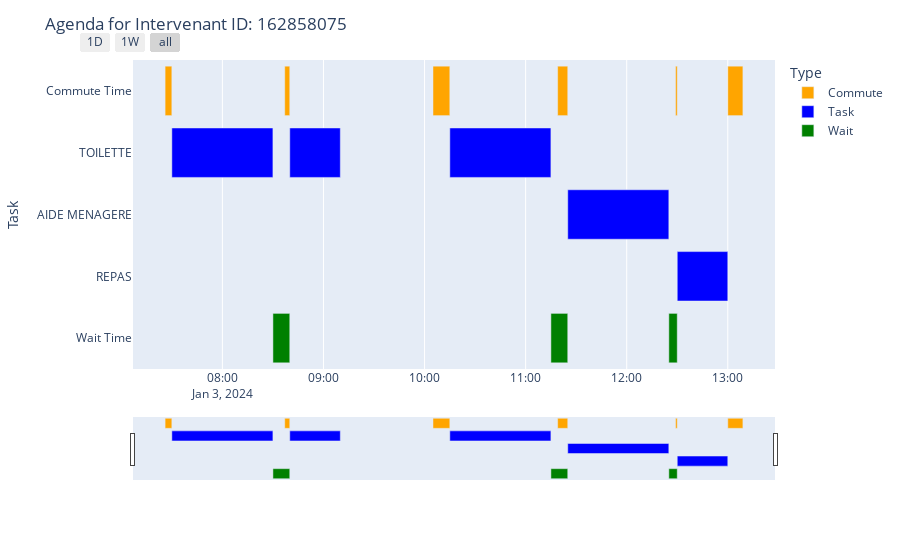
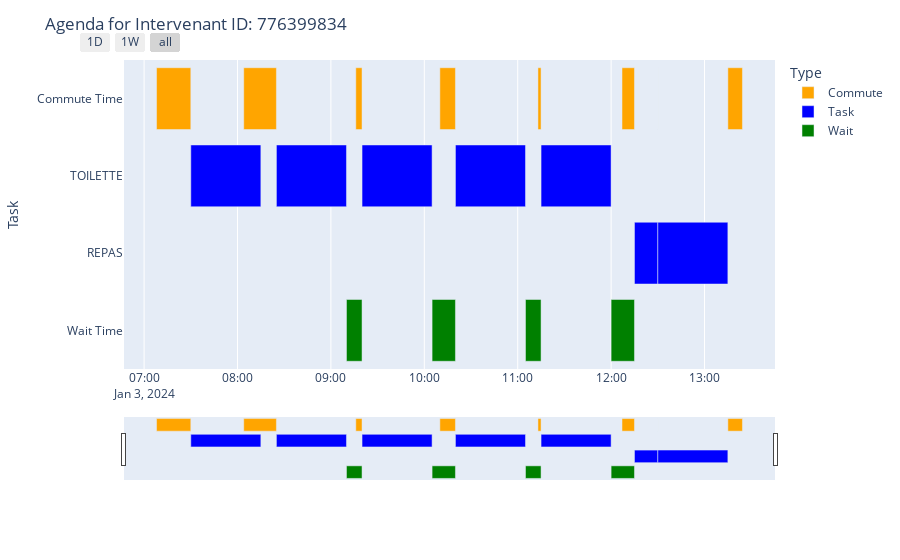
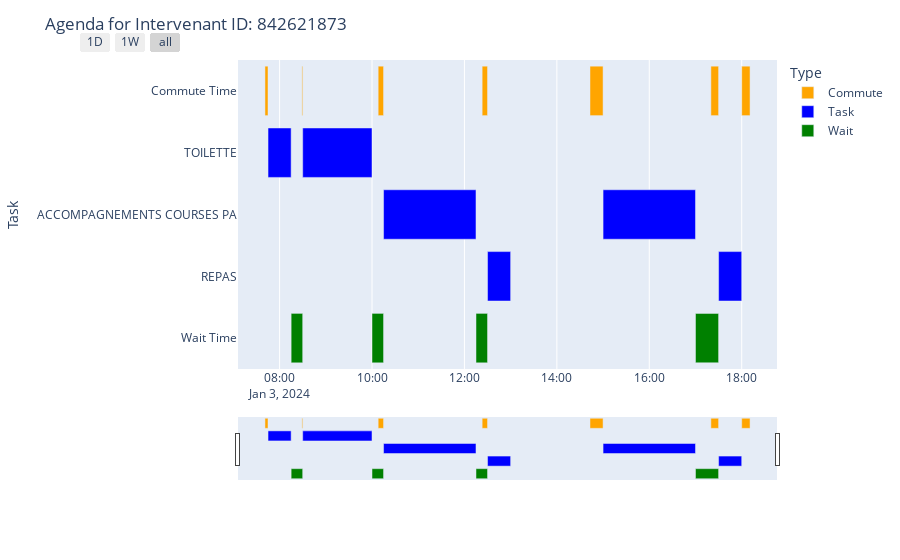
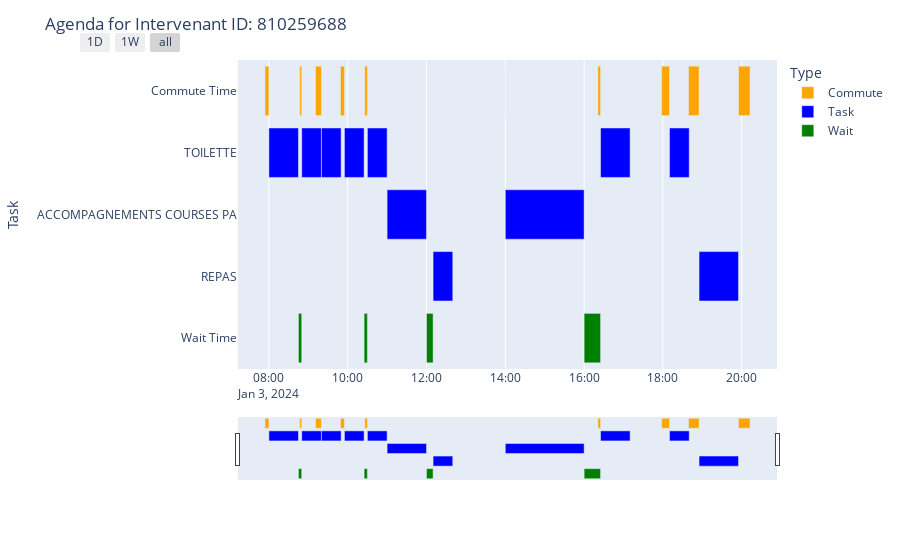

Notebook code cell kept with these figures, in order:
### Code cell
all_intervenant_agendas = []

for intervenant_id in jan24_df["ID Intervenant"].unique():
    intervenant_agenda_commute = plot_agenda(
        intervenant_id, jan24_df, commute_data_df
    )
    all_intervenant_agendas.append(intervenant_agenda_commute)

df_agendas = pd.concat(all_intervenant_agendas)

### Figure 1 — Plotly figure (JSON) as saved in the notebook; plotly's stock layout.template omitted (floating-point values rounded to 4 significant figures)
{"data": [{"alignmentgroup": "True", "base": ["2024-01-03T07:26:00-03:00", "2024-01-03T08:37:00-03:00", "2024-01-03T10:05:00-03:00", "2024-01-03T11:19:00-03:00", "2024-01-03T12:29:00-03:00", "2024-01-03T13:00:00-03:00"], "customdata": [["522099746", 0, 4], ["803656603", 7, 3], ["88588548", 0, 10], ["658187452", 4, 6], ["243033408", 4, 1], ["Home", 0, 8.967]], "hovertemplate": "Type=Commute<br>Start=%{base}<br>Finish=%{x}<br>Task=%{y}<br>ID Client=%{customdata[0]}<br>Wait Time=%{customdata[1]}<br>Commute Time=%{customdata[2]}<extra></extra>", "legendgroup": "Commute", "marker": {"color": "orange", "pattern": {"shape": ""}}, "name": "Commute", "offsetgroup": "Commute", "orientation": "h", "showlegend": true, "textposition": "auto", "type": "bar", "x": [240000, 180000, 600000, 360000, 60000, 538000], "xaxis": "x", "y": ["Commute Time", "Commute Time", "Commute Time", "Commute Time", "Commute Time", "Commute Time"], "yaxis": "y"}, {"alignmentgroup": "True", "base": ["2024-01-03T07:30:00-03:00", "2024-01-03T08:40:00-03:00", "2024-01-03T10:15:00-03:00", "2024-01-03T11:25:00-03:00", "2024-01-03T12:30:00-03:00"], "customdata": [["522099746", 0, 4], ["803656603", 7, 3], ["88588548", 0, 10], ["658187452", 4, 6], ["243033408", 4, 1]], "hovertemplate": "Type=Task<br>Start=%{base}<br>Finish=%{x}<br>Task=%{y}<br>ID Client=%{customdata[0]}<br>Wait Time=%{customdata[1]}<br>Commute Time=%{customdata[2]}<extra></extra>", "legendgroup": "Task", "marker": {"color": "blue", "pattern": {"shape": ""}}, "name": "Task", "offsetgroup": "Task", "orientation": "h", "showlegend": true, "textposition": "auto", "type": "bar", "x": [3600000, 1800000, 3600000, 3600000, 1800000], "xaxis": "x", "y": ["TOILETTE", "TOILETTE", "TOILETTE", "AIDE MENAGERE", "REPAS"], "yaxis": "y"}, {"alignmentgroup": "True", "base": ["2024-01-03T08:30:00-03:00", "2024-01-03T11:15:00-03:00", "2024-01-03T12:25:00-03:00"], "customdata": [["803656603", 7, 3], ["658187452", 4, 6], ["243033408", 4, 1]], "hovertemplate": "Type=Wait<br>Start=%{base}<br>Finish=%{x}<br>Task=%{y}<br>ID Client=%{customdata[0]}<br>Wait Time=%{customdata[1]}<br>Commute Time=%{customdata[2]}<extra></extra>", "legendgroup": "Wait", "marker": {"color": "green", "pattern": {"shape": ""}}, "name": "Wait", "offsetgroup": "Wait", "orientation": "h", "showlegend": true, "textposition": "auto", "type": "bar", "x": [600000, 600000, 300000], "xaxis": "x", "y": ["Wait Time", "Wait Time", "Wait Time"], "yaxis": "y"}], "layout": {"barmode": "overlay", "legend": {"title": {"text": "Type"}, "tracegroupgap": 0}, "margin": {"t": 60}, "title": {"text": "Agenda for Intervenant ID: 162858075"}, "xaxis": {"anchor": "y", "domain": [0, 1], "rangeselector": {"buttons": [{"count": 1, "label": "1D", "step": "day", "stepmode": "backward"}, {"count": 7, "label": "1W", "step": "day", "stepmode": "backward"}, {"step": "all"}]}, "rangeslider": {"visible": true}, "type": "date"}, "yaxis": {"anchor": "x", "autorange": "reversed", "domain": [0, 1], "title": {"text": "Task"}}}}

### Figure 2 — Plotly figure (JSON) as saved in the notebook; plotly's stock layout.template omitted (floating-point values rounded to 4 significant figures)
{"data": [{"alignmentgroup": "True", "base": ["2024-01-03T07:08:00-03:00", "2024-01-03T08:04:00-03:00", "2024-01-03T09:16:00-03:00", "2024-01-03T10:10:00-03:00", "2024-01-03T11:13:00-03:00", "2024-01-03T12:07:00-03:00", "2024-01-03T12:30:00-03:00", "2024-01-03T13:15:00-03:00"], "customdata": [["87852633", 0, 22], ["192451998", -11, 21], ["530138806", 6, 4], ["658302934", 5, 10], ["522610892", 8, 2], ["559277088", 7, 8], ["559475456", 0, 0], ["Home", 0, 9.367]], "hovertemplate": "Type=Commute<br>Start=%{base}<br>Finish=%{x}<br>Task=%{y}<br>ID Client=%{customdata[0]}<br>Wait Time=%{customdata[1]}<br>Commute Time=%{customdata[2]}<extra></extra>", "legendgroup": "Commute", "marker": {"color": "orange", "pattern": {"shape": ""}}, "name": "Commute", "offsetgroup": "Commute", "orientation": "h", "showlegend": true, "textposition": "auto", "type": "bar", "x": [1320000, 1260000, 240000, 600000, 120000, 480000, 0, 562000], "xaxis": "x", "y": ["Commute Time", "Commute Time", "Commute Time", "Commute Time", "Commute Time", "Commute Time", "Commute Time", "Commute Time"], "yaxis": "y"}, {"alignmentgroup": "True", "base": ["2024-01-03T07:30:00-03:00", "2024-01-03T08:25:00-03:00", "2024-01-03T09:20:00-03:00", "2024-01-03T10:20:00-03:00", "2024-01-03T11:15:00-03:00", "2024-01-03T12:15:00-03:00", "2024-01-03T12:30:00-03:00"], "customdata": [["87852633", 0, 22], ["192451998", -11, 21], ["530138806", 6, 4], ["658302934", 5, 10], ["522610892", 8, 2], ["559277088", 7, 8], ["559475456", 0, 0]], "hovertemplate": "Type=Task<br>Start=%{base}<br>Finish=%{x}<br>Task=%{y}<br>ID Client=%{customdata[0]}<br>Wait Time=%{customdata[1]}<br>Commute Time=%{customdata[2]}<extra></extra>", "legendgroup": "Task", "marker": {"color": "blue", "pattern": {"shape": ""}}, "name": "Task", "offsetgroup": "Task", "orientation": "h", "showlegend": true, "textposition": "auto", "type": "bar", "x": [2700000, 2700000, 2700000, 2700000, 2700000, 900000, 2700000], "xaxis": "x", "y": ["TOILETTE", "TOILETTE", "TOILETTE", "TOILETTE", "TOILETTE", "REPAS", "REPAS"], "yaxis": "y"}, {"alignmentgroup": "True", "base": ["2024-01-03T09:10:00-03:00", "2024-01-03T10:05:00-03:00", "2024-01-03T11:05:00-03:00", "2024-01-03T12:00:00-03:00"], "customdata": [["530138806", 6, 4], ["658302934", 5, 10], ["522610892", 8, 2], ["559277088", 7, 8]], "hovertemplate": "Type=Wait<br>Start=%{base}<br>Finish=%{x}<br>Task=%{y}<br>ID Client=%{customdata[0]}<br>Wait Time=%{customdata[1]}<br>Commute Time=%{customdata[2]}<extra></extra>", "legendgroup": "Wait", "marker": {"color": "green", "pattern": {"shape": ""}}, "name": "Wait", "offsetgroup": "Wait", "orientation": "h", "showlegend": true, "textposition": "auto", "type": "bar", "x": [600000, 900000, 600000, 900000], "xaxis": "x", "y": ["Wait Time", "Wait Time", "Wait Time", "Wait Time"], "yaxis": "y"}], "layout": {"barmode": "overlay", "legend": {"title": {"text": "Type"}, "tracegroupgap": 0}, "margin": {"t": 60}, "title": {"text": "Agenda for Intervenant ID: 776399834"}, "xaxis": {"anchor": "y", "domain": [0, 1], "rangeselector": {"buttons": [{"count": 1, "label": "1D", "step": "day", "stepmode": "backward"}, {"count": 7, "label": "1W", "step": "day", "stepmode": "backward"}, {"step": "all"}]}, "rangeslider": {"visible": true}, "type": "date"}, "yaxis": {"anchor": "x", "autorange": "reversed", "domain": [0, 1], "title": {"text": "Task"}}}}

### Figure 3 — Plotly figure (JSON) as saved in the notebook; plotly's stock layout.template omitted (floating-point values rounded to 4 significant figures)
{"data": [{"alignmentgroup": "True", "base": ["2024-01-03T07:41:00-03:00", "2024-01-03T08:29:00-03:00", "2024-01-03T10:08:00-03:00", "2024-01-03T12:23:00-03:00", "2024-01-03T14:43:00-03:00", "2024-01-03T17:20:00-03:00", "2024-01-03T18:00:00-03:00"], "customdata": [["559277088", 0, 4], ["78899980", 14, 1], ["793803218", 8, 7], ["522099746", 8, 7], ["772073740", 0, 17], ["446362468", 20, 10], ["Home", 0, 10.83]], "hovertemplate": "Type=Commute<br>Start=%{base}<br>Finish=%{x}<br>Task=%{y}<br>ID Client=%{customdata[0]}<br>Wait Time=%{customdata[1]}<br>Commute Time=%{customdata[2]}<extra></extra>", "legendgroup": "Commute", "marker": {"color": "orange", "pattern": {"shape": ""}}, "name": "Commute", "offsetgroup": "Commute", "orientation": "h", "showlegend": true, "textposition": "auto", "type": "bar", "x": [240000, 60000, 420000, 420000, 1020000, 600000, 650000], "xaxis": "x", "y": ["Commute Time", "Commute Time", "Commute Time", "Commute Time", "Commute Time", "Commute Time", "Commute Time"], "yaxis": "y"}, {"alignmentgroup": "True", "base": ["2024-01-03T07:45:00-03:00", "2024-01-03T08:30:00-03:00", "2024-01-03T10:15:00-03:00", "2024-01-03T12:30:00-03:00", "2024-01-03T15:00:00-03:00", "2024-01-03T17:30:00-03:00"], "customdata": [["559277088", 0, 4], ["78899980", 14, 1], ["793803218", 8, 7], ["522099746", 8, 7], ["772073740", 0, 17], ["446362468", 20, 10]], "hovertemplate": "Type=Task<br>Start=%{base}<br>Finish=%{x}<br>Task=%{y}<br>ID Client=%{customdata[0]}<br>Wait Time=%{customdata[1]}<br>Commute Time=%{customdata[2]}<extra></extra>", "legendgroup": "Task", "marker": {"color": "blue", "pattern": {"shape": ""}}, "name": "Task", "offsetgroup": "Task", "orientation": "h", "showlegend": true, "textposition": "auto", "type": "bar", "x": [1800000, 5400000, 7200000, 1800000, 7200000, 1800000], "xaxis": "x", "y": ["TOILETTE", "TOILETTE", "ACCOMPAGNEMENTS COURSES PA", "REPAS", "ACCOMPAGNEMENTS COURSES PA", "REPAS"], "yaxis": "y"}, {"alignmentgroup": "True", "base": ["2024-01-03T08:15:00-03:00", "2024-01-03T10:00:00-03:00", "2024-01-03T12:15:00-03:00", "2024-01-03T17:00:00-03:00"], "customdata": [["78899980", 14, 1], ["793803218", 8, 7], ["522099746", 8, 7], ["446362468", 20, 10]], "hovertemplate": "Type=Wait<br>Start=%{base}<br>Finish=%{x}<br>Task=%{y}<br>ID Client=%{customdata[0]}<br>Wait Time=%{customdata[1]}<br>Commute Time=%{customdata[2]}<extra></extra>", "legendgroup": "Wait", "marker": {"color": "green", "pattern": {"shape": ""}}, "name": "Wait", "offsetgroup": "Wait", "orientation": "h", "showlegend": true, "textposition": "auto", "type": "bar", "x": [900000, 900000, 900000, 1800000], "xaxis": "x", "y": ["Wait Time", "Wait Time", "Wait Time", "Wait Time"], "yaxis": "y"}], "layout": {"barmode": "overlay", "legend": {"title": {"text": "Type"}, "tracegroupgap": 0}, "margin": {"t": 60}, "title": {"text": "Agenda for Intervenant ID: 842621873"}, "xaxis": {"anchor": "y", "domain": [0, 1], "rangeselector": {"buttons": [{"count": 1, "label": "1D", "step": "day", "stepmode": "backward"}, {"count": 7, "label": "1W", "step": "day", "stepmode": "backward"}, {"step": "all"}]}, "rangeslider": {"visible": true}, "type": "date"}, "yaxis": {"anchor": "x", "autorange": "reversed", "domain": [0, 1], "title": {"text": "Task"}}}}

### Figure 4 — Plotly figure (JSON) as saved in the notebook; plotly's stock layout.template omitted (floating-point values rounded to 4 significant figures)
{"data": [{"alignmentgroup": "True", "base": ["2024-01-03T07:54:00-03:00", "2024-01-03T08:47:00-03:00", "2024-01-03T09:11:00-03:00", "2024-01-03T09:49:00-03:00", "2024-01-03T10:26:00-03:00", "2024-01-03T11:00:00-03:00", "2024-01-03T12:10:00-03:00", "2024-01-03T14:00:00-03:00", "2024-01-03T16:21:00-03:00", "2024-01-03T17:58:00-03:00", "2024-01-03T18:39:00-03:00", "2024-01-03T19:55:00-03:00"], "customdata": [["315244686", 0, 6], ["712664807", 2, 3], ["213156949", -9, 9], ["197274024", -1, 6], ["762304005", 1, 4], ["762304005", 0, 0], ["315244686", 10, 0], ["560136410", 0, 0], ["78899980", 21, 4], ["867813356", 0, 12], ["714782168", -1, 16], ["Home", 0, 17.63]], "hovertemplate": "Type=Commute<br>Start=%{base}<br>Finish=%{x}<br>Task=%{y}<br>ID Client=%{customdata[0]}<br>Wait Time=%{customdata[1]}<br>Commute Time=%{customdata[2]}<extra></extra>", "legendgroup": "Commute", "marker": {"color": "orange", "pattern": {"shape": ""}}, "name": "Commute", "offsetgroup": "Commute", "orientation": "h", "showlegend": true, "textposition": "auto", "type": "bar", "x": [360000, 180000, 540000, 360000, 240000, 0, 0, 0, 240000, 720000, 960000, 1058000], "xaxis": "x", "y": ["Commute Time", "Commute Time", "Commute Time", "Commute Time", "Commute Time", "Commute Time", "Commute Time", "Commute Time", "Commute Time", "Commute Time", "Commute Time", "Commute Time"], "yaxis": "y"}, {"alignmentgroup": "True", "base": ["2024-01-03T08:00:00-03:00", "2024-01-03T08:50:00-03:00", "2024-01-03T09:20:00-03:00", "2024-01-03T09:55:00-03:00", "2024-01-03T10:30:00-03:00", "2024-01-03T11:00:00-03:00", "2024-01-03T12:10:00-03:00", "2024-01-03T14:00:00-03:00", "2024-01-03T16:25:00-03:00", "2024-01-03T18:10:00-03:00", "2024-01-03T18:55:00-03:00"], "customdata": [["315244686", 0, 6], ["712664807", 2, 3], ["213156949", -9, 9], ["197274024", -1, 6], ["762304005", 1, 4], ["762304005", 0, 0], ["315244686", 10, 0], ["560136410", 0, 0], ["78899980", 21, 4], ["867813356", 0, 12], ["714782168", -1, 16]], "hovertemplate": "Type=Task<br>Start=%{base}<br>Finish=%{x}<br>Task=%{y}<br>ID Client=%{customdata[0]}<br>Wait Time=%{customdata[1]}<br>Commute Time=%{customdata[2]}<extra></extra>", "legendgroup": "Task", "marker": {"color": "blue", "pattern": {"shape": ""}}, "name": "Task", "offsetgroup": "Task", "orientation": "h", "showlegend": true, "textposition": "auto", "type": "bar", "x": [2700000, 1800000, 1800000, 1800000, 1800000, 3600000, 1800000, 7200000, 2700000, 1800000, 3600000], "xaxis": "x", "y": ["TOILETTE", "TOILETTE", "TOILETTE", "TOILETTE", "TOILETTE", "ACCOMPAGNEMENTS COURSES PA", "REPAS", "ACCOMPAGNEMENTS COURSES PA", "TOILETTE", "TOILETTE", "REPAS"], "yaxis": "y"}, {"alignmentgroup": "True", "base": ["2024-01-03T08:45:00-03:00", "2024-01-03T10:25:00-03:00", "2024-01-03T12:00:00-03:00", "2024-01-03T16:00:00-03:00"], "customdata": [["712664807", 2, 3], ["762304005", 1, 4], ["315244686", 10, 0], ["78899980", 21, 4]], "hovertemplate": "Type=Wait<br>Start=%{base}<br>Finish=%{x}<br>Task=%{y}<br>ID Client=%{customdata[0]}<br>Wait Time=%{customdata[1]}<br>Commute Time=%{customdata[2]}<extra></extra>", "legendgroup": "Wait", "marker": {"color": "green", "pattern": {"shape": ""}}, "name": "Wait", "offsetgroup": "Wait", "orientation": "h", "showlegend": true, "textposition": "auto", "type": "bar", "x": [300000, 300000, 600000, 1500000], "xaxis": "x", "y": ["Wait Time", "Wait Time", "Wait Time", "Wait Time"], "yaxis": "y"}], "layout": {"barmode": "overlay", "legend": {"title": {"text": "Type"}, "tracegroupgap": 0}, "margin": {"t": 60}, "title": {"text": "Agenda for Intervenant ID: 810259688"}, "xaxis": {"anchor": "y", "domain": [0, 1], "rangeselector": {"buttons": [{"count": 1, "label": "1D", "step": "day", "stepmode": "backward"}, {"count": 7, "label": "1W", "step": "day", "stepmode": "backward"}, {"step": "all"}]}, "rangeslider": {"visible": true}, "type": "date"}, "yaxis": {"anchor": "x", "autorange": "reversed", "domain": [0, 1], "title": {"text": "Task"}}}}
